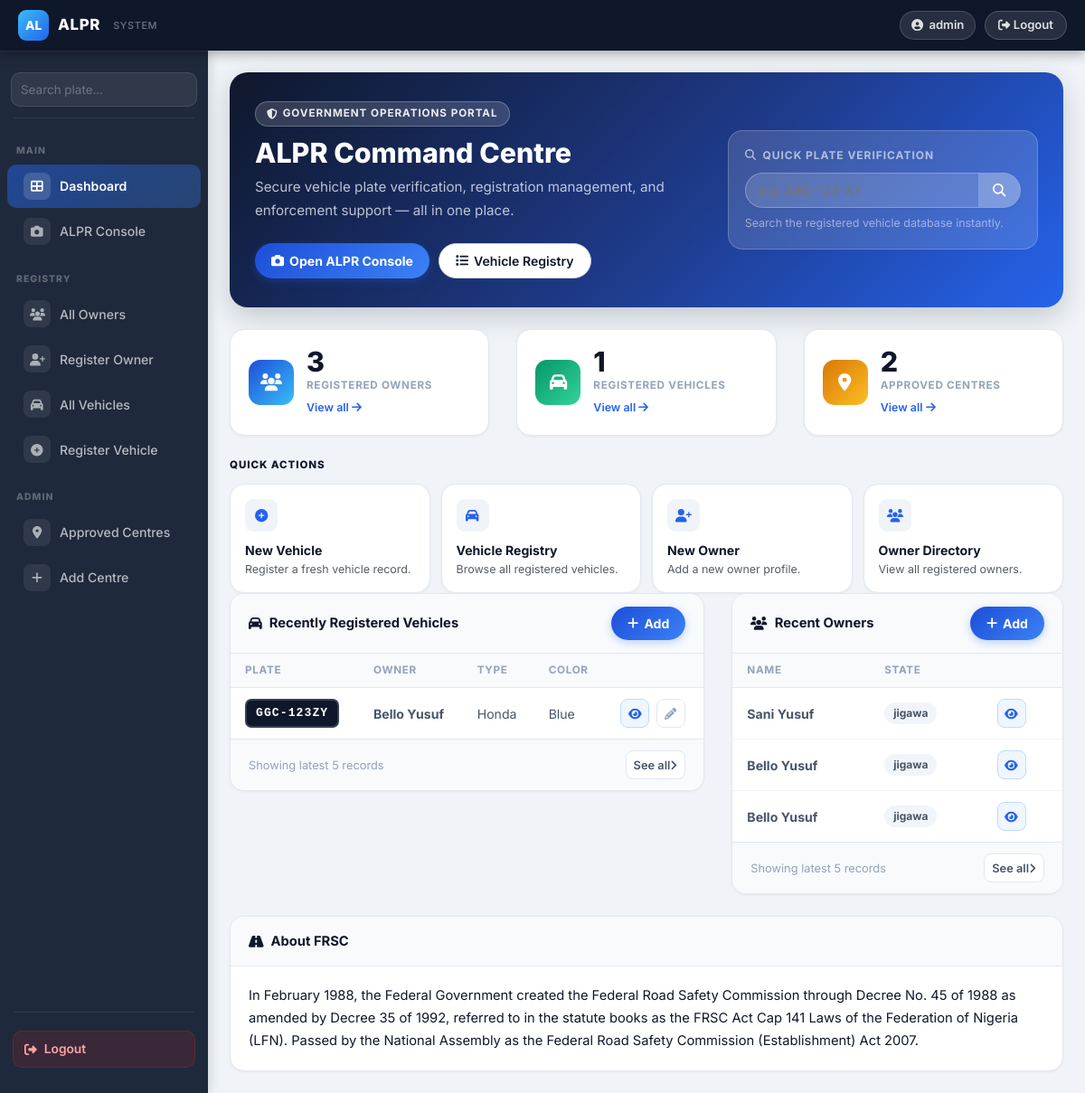
The app's page / (signed in) with its own data.
### owners/models.py (models this page shows, shortened)
class TimeModels(models.Model):
    created = models.DateTimeField(auto_now=False, auto_now_add=True)
    updated = models.DateTimeField(auto_now=True, auto_now_add=False)
    class Meta:
        abstract = True

class CarRegisteration(TimeModels):
    VEHICLE_CATEGORIES = (
        ("Government", "Government"),
        ("Commercial", "Commercial"),
        ("Private", "Private"),
    )
    VEHICLE_SUB_CATEGORY = (
        ("Diplomatic and Foreign Mission", "Diplomatic and Foreign Mission"),
        ("Federal Parastatals/Agencies/Department", "Federal Parastatals/Agencies/Department"),
        ("LGA", "LGA"),
        ("Military/Paramilitaries", "Military/Paramilitaries"),
        ("State Ministries/Agencies/Department", "State Ministries/Agencies/Department"),
    )
    VEHICLE_MAKE = (
        ("100", "100"),
        ("1617", "1617"),
        ("190", "190"),
        ("420", "420"),
        ("5 SERIES", "5 SERIES"),
    )
    FUEL_TYPE = (
        ("Petrol", "Petrol"),
        ("Diesel", "Diesel"),
        ("Bio-Fuel", "Bio-Fuel"),
    )
    VEHICLE_TYPE = (
        ("Telsa", "Telsa"),
        ("BMW", "BMW"),
        ("Ferrari", "Ferrari"),
        ("Honda", "Honda"),
        ("Toyota", "Toyota"),
        ("Audi", "Audi"),
        ("Jeep", "Jeep"),
        ("Mazda", "Mazda"),
        ("Nissan", "Nissan"),
    )
    ENGINE_CAPACITY =(
        ("Above 3.0", "Above 3.0"),
        ("Below 1.6", "Below 1.6"),
        ("Between 1.6 and 2.0", "Between 1.6 and 2.0"),
        ("Between 2.1 and 3.0", "Between 2.1 and 3.0"),
    )
    owner = models.ForeignKey(Owner, verbose_name=("Owner"), on_delete=models.CASCADE)
    vehicle_category = models.CharField(choices=VEHICLE_CATEGORIES, max_length=15)
    vehicle_sub_category = models.CharField(choices=VEHICLE_SUB_CATEGORY, max_length=50)
    plate_number = models.CharField(max_length=20)
    vehicle_make = models.CharField(choices=VEHICLE_MAKE, max_length=20)
    color = models.CharField(max_length=10)
    fuel_type = models.CharField(choices=FUEL_TYPE, max_length=50)
    year_of_manufacture = models.CharField(max_length=4, help_text="2000")
    model = models.CharField(max_length=10)
    engine_number = models.CharField(max_length=10)
    policy_number = models.CharField(max_length=10)
    vehicle_type = models.CharField(("Vehicle Type/Group"), choices=VEHICLE_TYPE, max_length=50)
    chassis_no = models.CharField(("Chassis Number"), max_length=15)
    engine_capacity = models.CharField(choices=ENGINE_CAPACITY, max_length=50)
    tank_capacity = models.CharField(max_length=50)
    odometer = models.CharField(max_length=15)

class Owner(TimeModels):
    SEX_TYPE = (
        ("Male", "Male"),
        ("Female", "Female"),
    )
    MARITAL_STATUS = (
        ("Single", "Single"),
        ("Married", "Married"),
        ("Divorced", "Divorced"),
    )
    OCCUPATION = (
        ("Student", "Student"),
        ("Civil Servant", "Civil Servant"),
        ("Business", "Business"),
    )
    full_name = models.CharField(max_length=100)
    sex = models.CharField(choices=SEX_TYPE ,max_length=50)
    marital_status = models.CharField(choices=MARITAL_STATUS ,max_length=50)
    occupation = models.CharField(choices=OCCUPATION, max_length=50)
    date_of_birth = models.DateField(auto_now=False, auto_now_add=False, help_text="Date of Birth Format 2000-11-25")
    phone = models.CharField(max_length=20)
    email = models.EmailField(max_length=254)
    residential_address = models.CharField(max_length=50)
    state = models.CharField(max_length=50)
    local_government = models.CharField(("Local government"), max_length=50)
    nationality = models.CharField(max_length=50)
    class Meta:
        verbose_name = 'Owner'
        verbose_name_plural = 'Owners'

### owners/views.py (the view)
# urls.py: path("", views.dashboard, name="dashboard"),
@login_required
def dashboard(request):
    context = {
        'total_owners': Owner.objects.count(),
        'total_vehicles': CarRegisteration.objects.count(),
        'total_centres': Approved_Centres.objects.count(),
        'recent_vehicles': CarRegisteration.objects.select_related('owner').order_by('-created')[:5],
        'recent_owners': Owner.objects.order_by('-created')[:5],
    }
    return render(request, 'content/dashboard.html', context)

### owners/templates/content/dashboard.html (shortened to what this page needs)
{% extends "base.html" %}
{% load static %}
{% block content %}
<div class="hero-card mb-4">
  <div class="row align-items-center">
    <div class="col-lg-7 mb-4 mb-lg-0">
      <div class="hero-eyebrow"><i class="fas fa-shield-alt"></i> Government Operations Portal</div>
      <h1 class="hero-title">ALPR Command Centre</h1>
      <p class="hero-sub">Secure vehicle plate verification, registration management, and enforcement support — all in one place.</p>
      <div class="d-flex flex-wrap gap-2 mt-4" style="gap:10px;">
        <a href="{% url 'alpr-upload' %}" class="btn-primary-ui">
          <i class="fas fa-camera"></i> Open ALPR Console
        </a>
        <a href="{% url 'car-list' %}" class="btn-secondary-ui" style="background:rgba(255,255,255,.12);border-color:rgba(255,255,255,.3);color:#fff;">
          <i class="fas fa-list"></i> Vehicle Registry
        </a>
      </div>
    </div>
    <div class="col-lg-5">
      <div class="hero-search-widget">
        <div style="font-size:.75rem;font-weight:700;letter-spacing:.08em;text-transform:uppercase;color:rgba(255,255,255,.6);margin-bottom:10px;">
          <i class="fas fa-search mr-1"></i> Quick Plate Verification
        </div>
        <form action="/search" method="get">
          <div class="search-bar" style="background:rgba(255,255,255,.15);border-color:rgba(255,255,255,.25);">
            <input type="text" name="q" placeholder="e.g. ABC-123-XY" autocomplete="off"
                   style="background:transparent;color:#fff;" required>
            <button type="submit" style="background:rgba(255,255,255,.2);color:#fff;">
              <i class="fas fa-search"></i>
            </button>
          </div>
        </form>
        <p style="font-size:.78rem;color:rgba(255,255,255,.5);margin:8px 0 0;">Search the registered vehicle database instantly.</p>
      </div>
    </div>
  </div>
</div>
<div class="row mb-4" style="row-gap:16px;">
  <div class="col-6 col-md-4">
    <div class="stat-card">
      <div class="stat-icon stat-icon--blue"><i class="fas fa-users"></i></div>
      <div class="stat-body">
        <div class="stat-value">{{ total_owners }}</div>
        <div class="stat-label">Registered Owners</div>
        <a href="{% url 'owner-list' %}" class="stat-link">View all <i class="fas fa-arrow-right"></i></a>
      </div>
    </div>
  </div>
  <div class="col-6 col-md-4">
    <div class="stat-card">
      <div class="stat-icon stat-icon--green"><i class="fas fa-car"></i></div>
      <div class="stat-body">
        <div class="stat-value">{{ total_vehicles }}</div>
        <div class="stat-label">Registered Vehicles</div>
        <a href="{% url 'car-list' %}" class="stat-link">View all <i class="fas fa-arrow-right"></i></a>
      </div>
    </div>
  </div>
  <div class="col-6 col-md-4">
    <div class="stat-card">
      <div class="stat-icon stat-icon--amber"><i class="fas fa-map-marker-alt"></i></div>
      <div class="stat-body">
        <div class="stat-value">{{ total_centres }}</div>
        <div class="stat-label">Approved Centres</div>
        <a href="{% url 'state-list' %}" class="stat-link">View all <i class="fas fa-arrow-right"></i></a>
      </div>
    </div>
  </div>
</div>
<div style="font-size:.72rem;font-weight:800;text-transform:uppercase;letter-spacing:.08em;color:var(--alpr-text-muted);margin-bottom:12px;">Quick Actions</div>
{% include "include/header.html" %}
<div class="row mb-4" style="row-gap:20px;">
  <div class="col-lg-7">
    <div class="ui-table-wrap">
      <div class="ui-table-toolbar">
        <span class="ui-table-toolbar-title">
          <i class="fas fa-car" style="color:var(--alpr-blue);"></i> Recently Registered Vehicles
        </span>
        <a href="{% url 'car-create' %}" class="btn-primary-ui" style="font-size:.8rem;padding:.4rem .9rem;">
          <i class="fas fa-plus"></i> Add
        </a>
      </div>
      <div class="table-responsive">
        <table class="ui-table">
          <thead>
            <tr>
              <th>Plate</th>
              <th>Owner</th>
              <th>Type</th>
              <th>Color</th>
              <th></th>
            </tr>
          </thead>
          <tbody>
            {% for car in recent_vehicles %}
            <tr>
              <td><span class="plate-badge">{{ car.plate_number }}</span></td>
              <td><strong>{{ car.owner.full_name }}</strong></td>
              <td>{{ car.vehicle_type }}</td>
              <td>{{ car.color }}</td>
              <td>
                <a href="{% url 'car-detail' car.id %}" class="btn-icon btn-icon--blue" title="View"><i class="fas fa-eye"></i></a>
                <a href="{% url 'car-update' car.id %}" class="btn-icon ml-1" title="Edit"><i class="fas fa-pencil-alt"></i></a>
              </td>
            </tr>
            {% endfor %}
          </tbody>
        </table>
      </div>
      {% if recent_vehicles %}
      <div class="pagination-wrap">
        <span class="pagination-info">Showing latest 5 records</span>
        <a href="{% url 'car-list' %}" class="pg-btn">See all <i class="fas fa-angle-right"></i></a>
      </div>
      {% endif %}
    </div>
  </div>
  <div class="col-lg-5">
    <div class="ui-table-wrap">
      <div class="ui-table-toolbar">
        <span class="ui-table-toolbar-title">
          <i class="fas fa-users" style="color:var(--alpr-green);"></i> Recent Owners
        </span>
        <a href="{% url 'owner-create' %}" class="btn-primary-ui" style="font-size:.8rem;padding:.4rem .9rem;">
          <i class="fas fa-plus"></i> Add
        </a>
      </div>
      <div class="table-responsive">
        <table class="ui-table">
          <thead>
            <tr>
              <th>Name</th>
              <th>State</th>
              <th></th>
            </tr>
          </thead>
          <tbody>
            {% for owner in recent_owners %}
            <tr>
              <td><strong>{{ owner.full_name }}</strong></td>
              <td><span class="badge-pill-gray">{{ owner.state }}</span></td>
              <td>
                <a href="{% url 'owner-detail' owner.id %}" class="btn-icon btn-icon--blue" title="View"><i class="fas fa-eye"></i></a>
              </td>
            </tr>
            {% endfor %}
          </tbody>
        </table>
      </div>
      {% if recent_owners %}
      <div class="pagination-wrap">
        <span class="pagination-info">Showing latest 5 records</span>
        <a href="{% url 'owner-list' %}" class="pg-btn">See all <i class="fas fa-angle-right"></i></a>
      </div>
      {% endif %}
    </div>
  </div>
</div>
<div class="ui-card">
  <div class="ui-card-header">
    <span class="ui-card-header-title"><i class="fas fa-road"></i> About FRSC</span>
  </div>
  <div class="ui-card-body" style="color:var(--alpr-text-secondary);font-size:.92rem;line-height:1.7;">
    In February 1988, the Federal Government created the Federal Road Safety Commission through Decree No.&nbsp;45 of 1988
    as amended by Decree 35 of 1992, referred to in the statute books as the FRSC Act Cap 141 Laws of the Federation of
    Nigeria (LFN). Passed by the National Assembly as the Federal Road Safety Commission (Establishment) Act 2007.
  </div>
</div>
{% endblock %}

### owners/templates/base.html (shortened to what this page needs)
{% load static %}
<!DOCTYPE html>
<html lang="en">
<head>
  <link rel="stylesheet" href="{% static 'css/bootstrap.css' %}">
  <link rel="stylesheet" href="{% static 'css/all.css' %}">
</head>
<body>
  <nav class="top-navbar">
    <div style="display:flex;align-items:center;gap:12px;">
      <a class="top-navbar-brand" href="{% url 'dashboard' %}">
        <div class="brand-icon">AL</div>
        <div>
          <div class="brand-name">ALPR</div>
        </div>
        <div class="brand-sub ml-1">SYSTEM</div>
      </a>
    </div>
    <div class="top-navbar-right">
      <span class="nav-user-pill d-none d-md-flex">
        <i class="fas fa-user-circle"></i>
        {{ request.user.username }}
      </span>
      <form method="post" action="{% url 'logout' %}" class="nav-logout-form">
        <button type="submit" class="nav-logout-btn">
          <i class="fas fa-sign-out-alt"></i> Logout
        </button>
      </form>
    </div>
  </nav>
  <aside class="sidebar" id="sidebar">
    <div class="sidebar-search">
      <form action="{% url 'search' %}" method="get">
        <div class="sidebar-search-inner">
          <input type="text" name="q" placeholder="Search plate…" autocomplete="off">
        </div>
      </form>
    </div>
    <div class="sidebar-divider"></div>
    <div class="sidebar-section-label">Main</div>
    <a href="{% url 'dashboard' %}" class="sidebar-link {% if request.resolver_match.view_name == 'dashboard' %}active{% endif %}">
      <span class="si"><i class="fas fa-th-large"></i></span> Dashboard
    </a>
    <a href="{% url 'alpr-upload' %}" class="sidebar-link {% if request.resolver_match.view_name == 'alpr-upload' %}active{% endif %}">
      <span class="si"><i class="fas fa-camera"></i></span> ALPR Console
    </a>
    <div class="sidebar-section-label">Registry</div>
    <a href="{% url 'owner-list' %}" class="sidebar-link {% if request.resolver_match.view_name in 'owner-list,owner-detail' %}active{% endif %}">
      <span class="si"><i class="fas fa-users"></i></span> All Owners
    </a>
    <a href="{% url 'owner-create' %}" class="sidebar-link {% if request.resolver_match.view_name == 'owner-create' %}active{% endif %}">
      <span class="si"><i class="fas fa-user-plus"></i></span> Register Owner
    </a>
    <a href="{% url 'car-list' %}" class="sidebar-link {% if request.resolver_match.view_name == 'car-list' %}active{% endif %}">
      <span class="si"><i class="fas fa-car"></i></span> All Vehicles
    </a>
    <a href="{% url 'car-create' %}" class="sidebar-link {% if request.resolver_match.view_name == 'car-create' %}active{% endif %}">
      <span class="si"><i class="fas fa-plus-circle"></i></span> Register Vehicle
    </a>
    <div class="sidebar-section-label">Admin</div>
    <a href="{% url 'state-list' %}" class="sidebar-link {% if request.resolver_match.view_name == 'state-list' %}active{% endif %}">
      <span class="si"><i class="fas fa-map-marker-alt"></i></span> Approved Centres
    </a>
    <a href="{% url 'state-create' %}" class="sidebar-link {% if request.resolver_match.view_name == 'state-create' %}active{% endif %}">
      <span class="si"><i class="fas fa-plus"></i></span> Add Centre
    </a>
    <div class="sidebar-divider" style="margin-top:auto;"></div>
    <div style="padding:12px 14px;">
      <form method="post" action="{% url 'logout' %}">
        <button type="submit" style="width:100%;display:flex;align-items:center;gap:8px;padding:9px 12px;background:rgba(220,38,38,.15);border:1px solid rgba(220,38,38,.25);border-radius:10px;color:#fca5a5;font-size:.86rem;font-weight:600;cursor:pointer;transition:background .15s;">
          <i class="fas fa-sign-out-alt"></i> Logout
        </button>
      </form>
    </div>
  </aside>
  <div class="main-content">
    <div class="page-body">
      {% block content %}{% endblock %}
    </div>
  </div>
</body>
</html>

### owners/static/css/all.css (style rules this page uses)
.fa-angle-right:before { content: "\f105"; }
.fa-arrow-right:before { content: "\f061"; }
.fa-camera:before { content: "\f030"; }
.fa-car:before { content: "\f1b9"; }
.fa-eye:before { content: "\f06e"; }
.fa-list:before { content: "\f03a"; }
.fa-plus:before { content: "\f067"; }
.fa-road:before { content: "\f018"; }
.fa-user-plus:before { content: "\f234"; }
.fa-users:before { content: "\f0c0"; }

### records on screen
CarRegisteration: plate_number "GGC-123ZY", owner.full_name "Bello Yusuf", vehicle_type "Honda", color "Blue"
Owner: full_name "Sani Yusuf", state "jigawa"
Owner: full_name "Bello Yusuf", state "jigawa"
Owner: full_name "Bello Yusuf", state "jigawa"

### other values on screen
{{ request.user.username }} "admin"
{{ total_owners }} "3"
{{ total_vehicles }} "1"
{{ total_centres }} "2"
